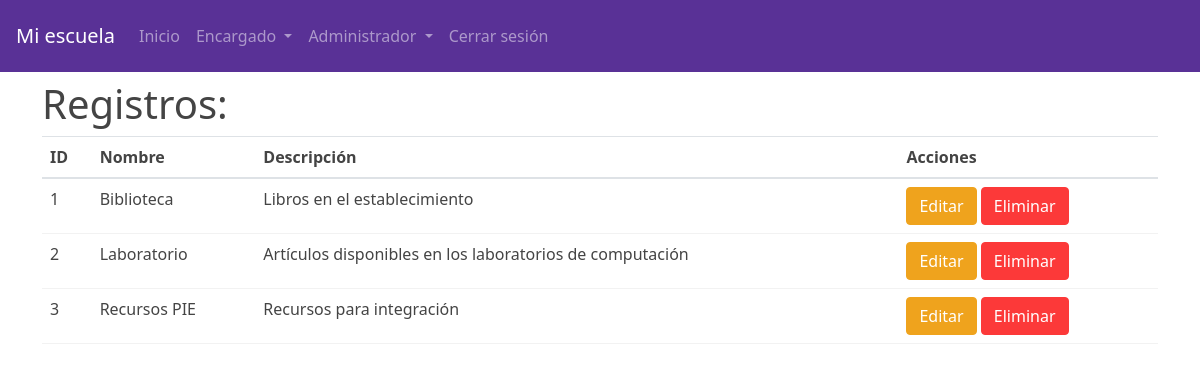
Screenshot of /listar_categorias.php (signed in) with the database file from the repository.
### tables this page shows
CREATE TABLE `categorias` (
  `id` int(11) NOT NULL,
  `nombre` varchar(255) NOT NULL,
  `descripcion` varchar(255) DEFAULT NULL
);

### listar_categorias.php (the view, shortened to what this page needs)
<?php
require_once 'conexion.php';
$query = "SELECT * FROM categorias";
$resultado = mysqli_query($con, $query);
?>
<!DOCTYPE html>
<html lang="es">
<head>
    <?php require "head.php"; ?>
</head>
<body>
    <?php require "header.php"; ?>
    <div class="container pt-2">
        <div class="row">
            <h1>Registros:</h1>
            <?php
            if (mysqli_num_rows($resultado) > 0) {
                echo "<div class='table-responsive'>";
                echo "<table class='table'>";
                echo "<thead class='thead-info'><tr><th>ID</th><th>Nombre</th><th>Descripción</th><th>Acciones</th></tr></thead>";
                echo "<tbody>";
                while ($fila = mysqli_fetch_assoc($resultado)) {
                    echo "<tr>";
                    echo "<td>" . $fila['id'] . "</td>";
                    echo "<td>" . $fila['nombre'] . "</td>";
                    echo "<td>" . $fila['descripcion'] . "</td>";
                    if (isset($_SESSION['user_role']) && $_SESSION['user_role'] == 'admin') {
                        echo "<td><a class='btn btn-warning' href='editar_categoria.php?id=" . $fila['id'] . "'>Editar</a> <a class='btn btn-danger' href='eliminar_categoria.php?id=" . $fila['id'] . "' onclick='return confirm(\"¿Está seguro de que desea eliminar la categoría?\")'>Eliminar</a></td>";
                    } else { echo "<td>n/a</td>"; }
                    echo "</tr>";
                }
                echo "</tbody>";
                echo "</table>";
                echo "</div>";
            } else {
                echo "
                <div class='alert alert-danger' role='alert'>
                    No se han encontrado categorías. <br> Si cree que es un error, comuniquese con el administrador
                </div>
              ";
            }
            ?>
        </div>
    </div>
</body>
</html>

### rows the page displays
categorias: id "1", nombre "Biblioteca", descripcion "Libros en el establecimiento"
categorias: id "2", nombre "Laboratorio", descripcion "Artículos disponibles en los laboratorios de computación"
categorias: id "3", nombre "Recursos PIE", descripcion "Recursos para integración"
